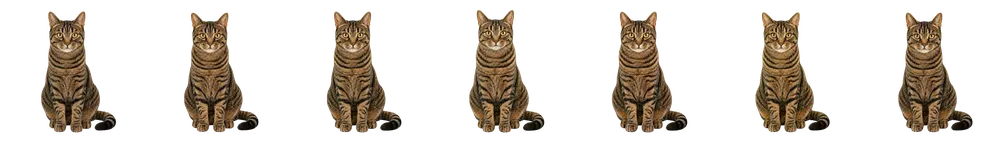
#> input picture web/assets/K01-idle.webp, 1000 x 143 px, shrunk from 2800 x 400 before the run
$ python neutralize-magenta-reflection.py ../web/assets/K01-idle.webp --output out.png
#> lines starting #> are read from the running program, lines starting #| are printed output that depends on the picture; after the words box and inside, x2 and y2 are one past the last pixel; in counts of white or black regions, pixels touching at a corner belong together
#!/usr/bin/env python3

import argparse
import json
from pathlib import Path

import numpy as np
from PIL import Image


def main() -> None:
    parser = argparse.ArgumentParser()
    parser.add_argument("input")
    parser.add_argument("--output", required=True)
    parser.add_argument("--json-out")
    parser.add_argument("--edge-radius", type=int, default=48)
    args = parser.parse_args()

    with Image.open(args.input) as opened:
#> opened is the input picture: PIL image 1000x143 RGBA; mean R, G, B, A 41, 33.3, 24.5, 65.4
        image = opened.convert("RGBA")

    pixels = np.asarray(image, dtype=np.uint8).copy()
    radius = args.edge_radius
    transparent = np.pad(
        pixels[:, :, 3] == 0,
        ((radius, radius), (radius, radius)),
        constant_values=True,
    )
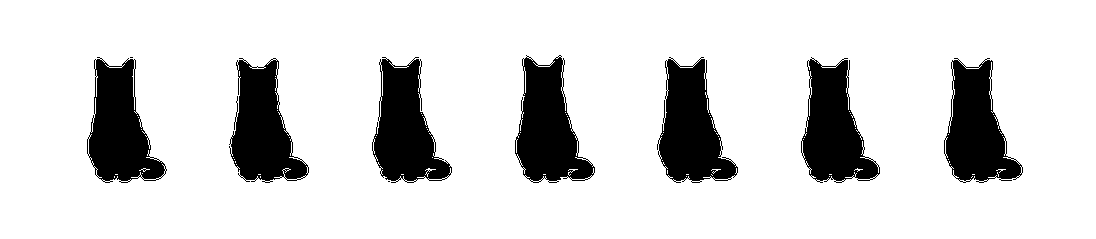
#> transparent: shape (239, 1096) bool; 84.3% white; 9 black regions (2 under 20 px), largest, box (x1, y1, x2, y2) and area: (515, 55, 595, 183) 6035, (657, 57, 738, 183) 6014, (372, 57, 452, 183) 5870
    integral = np.pad(transparent, ((1, 0), (1, 0))).cumsum(0).cumsum(1)
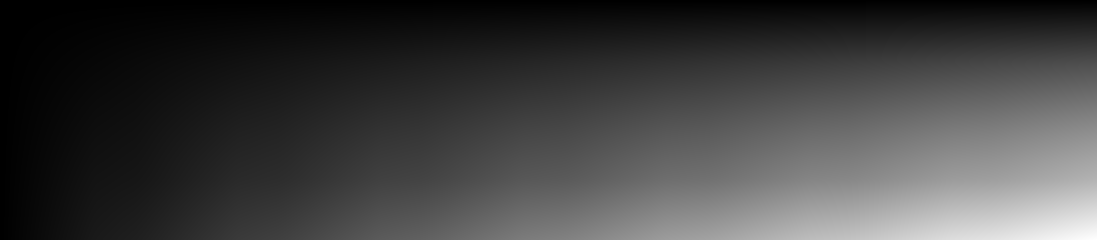
#> integral: shape (240, 1097) int64; min 0, max 220724, mean 55921.3; drawn with min black and max white
    width = radius * 2 + 1
    edge = (
        integral[width:, width:]
        - integral[:-width, width:]
        - integral[width:, :-width]
        + integral[:-width, :-width]
    ) > 0
#> edge: shape (143, 1000) bool; every value is 1
    red = pixels[:, :, 0].astype(np.int16)
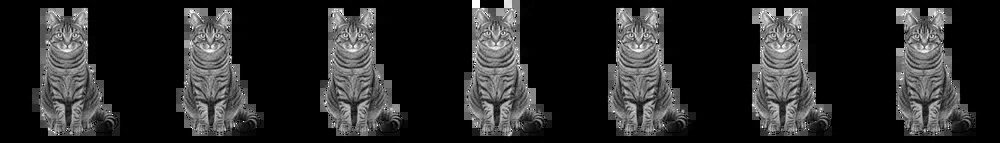
#> red: shape (143, 1000) int16; min 0, max 255, mean 41
    green = pixels[:, :, 1].astype(np.int16)
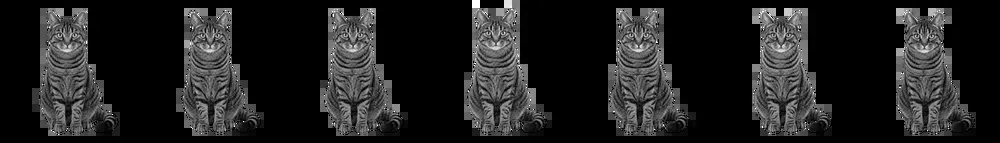
#> green: shape (143, 1000) int16; min 0, max 255, mean 33.3
    blue = pixels[:, :, 2].astype(np.int16)
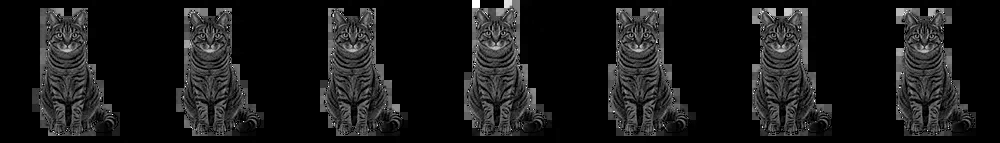
#> blue: shape (143, 1000) int16; min 0, max 255, mean 24.5
    mask = (
        (pixels[:, :, 3] > 0)
        & edge
        & (red - green > 8)
        & (blue - green >= -3)
    )
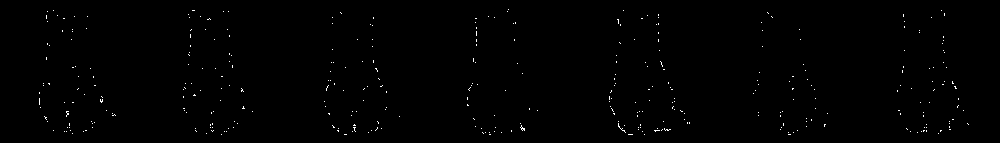
#> mask: shape (143, 1000) bool; 0.46% white in thin lines or dots, all inside (x1, y1, x2, y2) = (39, 9, 969, 135)
    neutral = np.maximum.reduce((red, green, blue)).astype(np.uint8)
    pixels[:, :, 0][mask] = neutral[mask]
#> pixels: shape (143, 1000, 4); under 0.01% of pixels changed, all inside (x1, y1, x2, y2) = (243, 91, 244, 92)
    pixels[:, :, 1][mask] = neutral[mask]
    pixels[:, :, 2][mask] = neutral[mask]
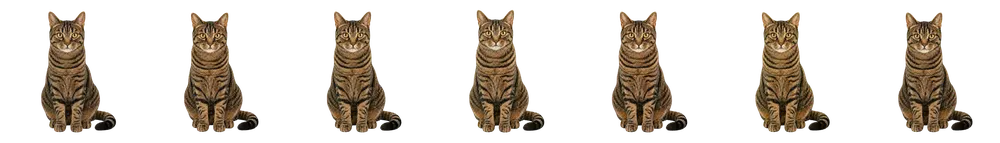
#> pixels: shape (143, 1000, 4); mean R, G, B, A 41, 33.4, 24.6, 65.4; transparent parts drawn white
    changed = int(np.count_nonzero(mask))
#> changed = 652
    image = Image.fromarray(pixels, "RGBA")
    output_path = Path(args.output)
    output_path.parent.mkdir(parents=True, exist_ok=True)
    image.save(output_path)

    if args.json_out:
        Path(args.json_out).write_text(
            json.dumps(
                {
                    "ok": True,
                    "algorithm": "edge-local-magenta-reflection-neutralization",
                    "changed_pixels": changed,
                    "alpha_preserved": True,
                },
                indent=2,
            )
            + "\n"
        )


if __name__ == "__main__":
    main()

$ run again, on web/assets/K03-idle.webp
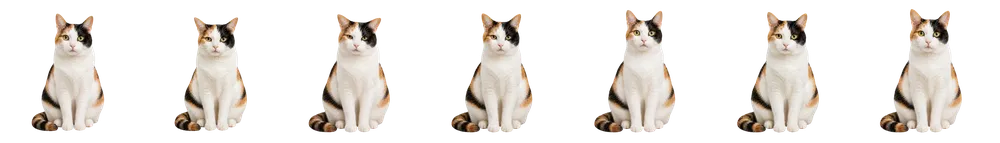
#> input picture web/assets/K03-idle.webp, 1000 x 143 px, shrunk from 2800 x 400 before the run
#> in main, opened is the input picture: PIL image 1000x143 RGBA; mean R, G, B, A 72.7, 67.3, 62.1, 72.2
#> in main, `transparent = np.pad( pixels[:, :, 3] == 0, ((radius, radius), (radius..`:
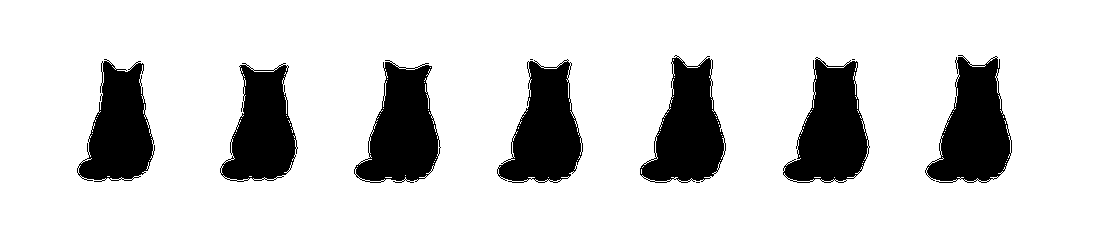
#> transparent: shape (239, 1096) bool; 82.9% white; 10 black regions (3 under 20 px), largest, box (x1, y1, x2, y2) and area: (925, 55, 1012, 183) 6761, (783, 57, 870, 183) 6645, (354, 60, 441, 183) 6580
#> edge: shape (143, 1000) bool; every value is 1
#> mask: shape (143, 1000) bool; 0.95% white in thin lines or dots, all inside (x1, y1, x2, y2) = (29, 8, 964, 135)
#> in main, `pixels[:, :, 1][mask] = neutral[mask]`:
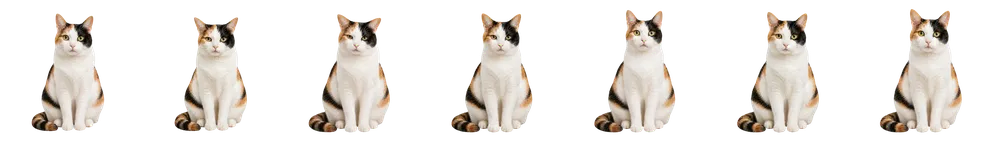
#> pixels: shape (143, 1000, 4); mean R, G, B, A 72.7, 67.5, 62.1, 72.2; transparent parts drawn white
#> changed = 1358
